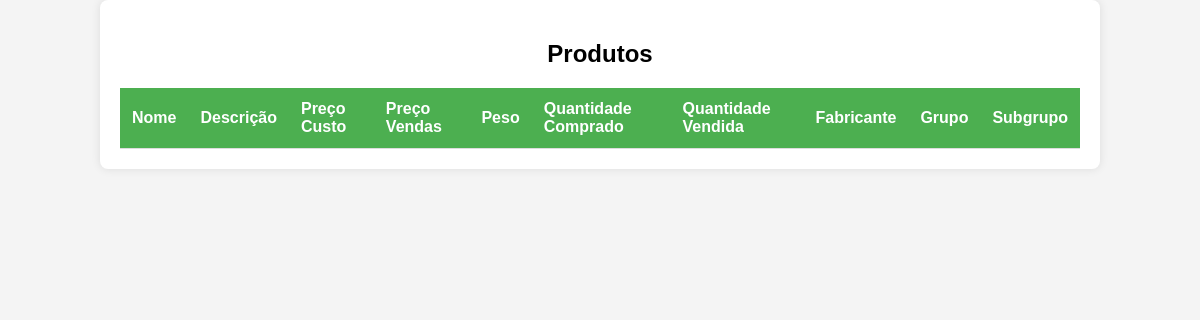
/venda/listar_produtos/, run on an earlier commit of the app's database.
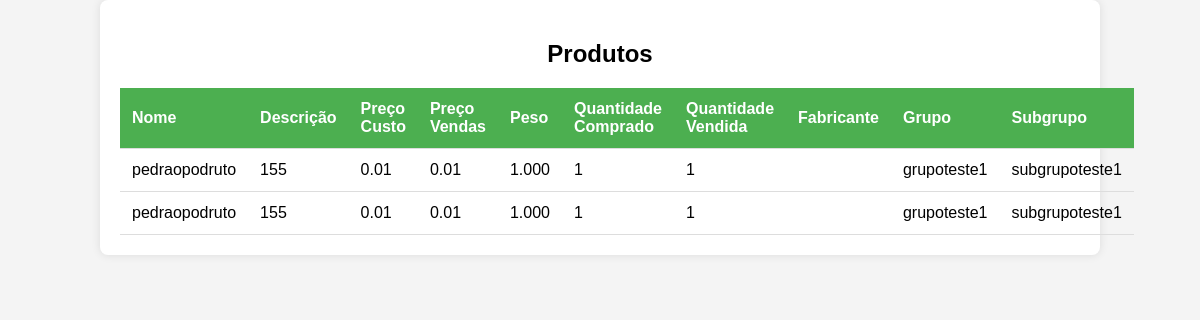
And on a later commit of the database.
### venda/models.py (models this page shows, shortened)
class Produto(models.Model):
    nome = models.CharField(max_length=100)
    descricao = models.TextField()
    preco_custo = models.DecimalField(max_digits=10, decimal_places=2)
    preco_vendas = models.DecimalField(max_digits=10, decimal_places=2)
    peso = models.DecimalField(max_digits=10, decimal_places=3)
    quantidade_comprado = models.PositiveIntegerField()
    quantidade_vendida = models.PositiveIntegerField()
    fabricante = models.ForeignKey(Fabricante, on_delete=models.CASCADE)
    grupo = models.ForeignKey(Grupo, on_delete=models.CASCADE)
    subgrupo = models.ForeignKey(Subgrupo, on_delete=models.CASCADE)

class Grupo(models.Model):
    nome = models.CharField(max_length=100)

class Subgrupo(models.Model):
    nome = models.CharField(max_length=100)
    grupo = models.ForeignKey(Grupo, on_delete=models.CASCADE)

### venda/views.py (the view)
# urls.py: path('listar_produtos/', listar_produtos_view, name='listar_produtos'),
def listar_produtos_view(request):
    produtos = Produto.objects.all()
    return render(request, 'venda/listar_produtos.html', {'produtos': produtos})

### venda/templates/venda/listar_produtos.html (shortened to what this page needs)
<!DOCTYPE html>
<html lang="en">
<head>
</head>
<body>
    <div class="container">
        <h2>Produtos</h2>
        <table>
            <tr>
                <th>Nome</th>
                <th>Descrição</th>
                <th>Preço Custo</th>
                <th>Preço Vendas</th>
                <th>Peso</th>
                <th>Quantidade Comprado</th>
                <th>Quantidade Vendida</th>
                <th>Fabricante</th>
                <th>Grupo</th>
                <th>Subgrupo</th>
            </tr>
            {% for produto in produtos %}
            <tr>
                <td>{{ produto.nome }}</td>
                <td>{{ produto.descricao }}</td>
                <td>{{ produto.preco_custo }}</td>
                <td>{{ produto.preco_vendas }}</td>
                <td>{{ produto.peso }}</td>
                <td>{{ produto.quantidade_comprado }}</td>
                <td>{{ produto.quantidade_vendida }}</td>
                <td>{{ produto.fabricante.nome }}</td>
                <td>{{ produto.grupo.nome }}</td>
                <td>{{ produto.subgrupo.nome }}</td>
            </tr>
            {% endfor %}
        </table>
    </div>
</body>
</html>

What changed in the data, as far as the page shows it:
added Produto: nome "pedraopodruto", descricao "155", preco_custo "0.01", preco_vendas "0.01", peso "1.000", quantidade_comprado "1", quantidade_vendida "1", grupo.nome "grupoteste1", subgrupo.nome "subgrupoteste1"
added Produto: nome "pedraopodruto", descricao "155", preco_custo "0.01", preco_vendas "0.01", peso "1.000", quantidade_comprado "1", quantidade_vendida "1", grupo.nome "grupoteste1", subgrupo.nome "subgrupoteste1"
